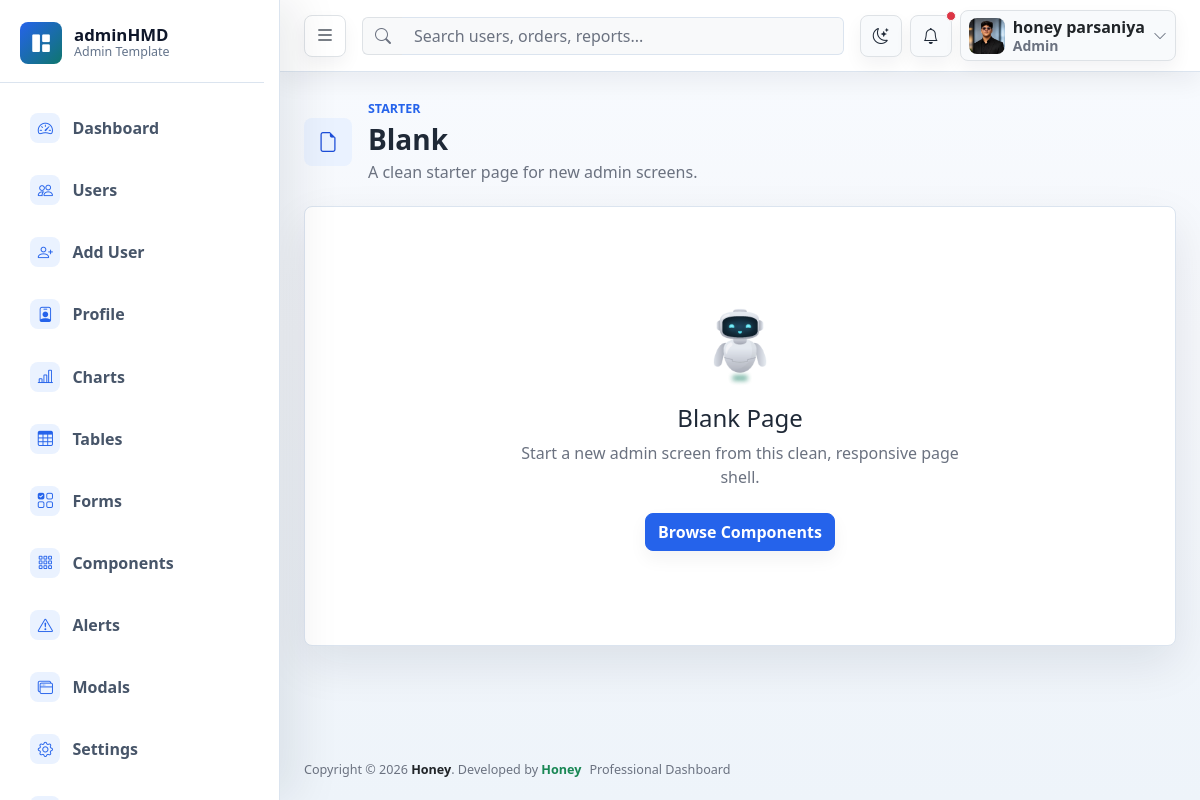
The app's page /dashboard/blank/ (signed in) with its own data.
### users/models.py (models this page shows, shortened)
class User(AbstractUser):
    ROLE_CHOICES = (
        ("user", "User"),
        ("admin", "Admin"),
    )
    role = models.CharField(
        max_length=10,
        choices=ROLE_CHOICES,
        default="user"
    )
    contact_number = models.CharField(
        max_length=15,
        blank=True
    )
    read_terms_and_conditions = models.BooleanField(
        default=False
    )
    image = models.ImageField(
        upload_to="users-profile/",
        blank=True,
        null=True
    )

### dashboard/views.py (the view)
# urls.py: path("blank/", BlankView.as_view(), name="blank"),
class BlankView(TemplateView):
    template_name = "dashboard/blank.html"

### template/dashboard/blank.html
{% extends "dashboard/base.html" %}
{% load static %}
{% block content %}
      <main class="dashboard-content">
        <div class="container-fluid px-3 px-lg-4 py-4">
          <div class="page-heading">
            <div class="page-heading-copy">
              <span class="page-icon"><i class="bi bi-file-earmark" aria-hidden="true"></i></span>
              <div>
                <p class="eyebrow mb-1">Starter</p>
                <h1 class="h3 mb-1">Blank</h1>
                <p class="text-muted mb-0">A clean starter page for new admin screens.</p>
              </div>
            </div>
          </div>
          <section class="panel blank-panel">
            <div class="blank-state">
              <img class="blank-visual" src=".{% static 'Dashboard/assets/images/png/dasher-ai.png' %}" alt="adminHMD assistant visual">
              <h2 class="h4 mb-2">Blank Page</h2>
              <p class="text-muted mb-4">Start a new admin screen from this clean, responsive page shell.</p>
              <a class="btn btn-primary" href="{% url 'components' %}><i class="bi bi-grid-3x3-gap" aria-hidden="true"></i> Browse Components</a>
            </div>
          </section>
        </div>
      </main>
     {% endblock content %}

### template/dashboard/Header.html (shortened to what this page needs)
{% load static %}
<nav class="navbar navbar-expand-lg admin-navbar bg-white sticky-top">
    <div class="container-fluid px-3 px-lg-4">
        <button
            class="btn btn-light border sidebar-toggle flex-shrink-0"
            type="button"
            data-sidebar-toggle
            aria-controls="adminSidebar"
            aria-expanded="true"
            aria-label="Toggle sidebar"
        >
            <i class="bi bi-list fs-5"></i>
        </button>
        <form
            class="d-none d-md-flex flex-grow-1 mx-3"
            role="search"
        >
            <div class="input-group">
                <span class="input-group-text bg-light border-end-0">
                    <i class="bi bi-search text-muted"></i>
                </span>
                <input
                    type="search"
                    class="form-control bg-light border-start-0"
                    placeholder="Search users, orders, reports..."
                    aria-label="Search"
                >
            </div>
        </form>
        <div class="d-flex align-items-center gap-2 ms-auto">
            <button
                class="btn btn-light border rounded-3 d-flex align-items-center justify-content-center"
                type="button"
                data-theme-toggle
                aria-label="Switch color theme"
                title="Switch color theme"
                style="width:42px;height:42px;"
            >
                <i
                    class="bi bi-moon-stars"
                    data-theme-icon
                    aria-hidden="true"
                ></i>
            </button>
            <div class="dropdown">
                <button
                    class="btn btn-light border rounded-3 position-relative d-flex align-items-center justify-content-center"
                    type="button"
                    data-bs-toggle="dropdown"
                    aria-expanded="false"
                    aria-label="Notifications"
                    title="Notifications"
                    style="width:42px;height:42px;"
                >
                    <i class="bi bi-bell"></i>
                    <span
                        class="position-absolute top-0 start-100 translate-middle p-1 bg-danger border border-light rounded-circle"
                    ></span>
                </button>
            </div>
            {% if request.user.is_authenticated and request.user.role == "admin" %}
            <div class="dropdown">
                <button
                    class="btn btn-light border rounded-3 d-flex align-items-center gap-2 px-2"
                    type="button"
                    data-bs-toggle="dropdown"
                    aria-expanded="false"
                    aria-label="Open admin profile menu"
                >
                    {% if request.user.image %}
                        <img
                            src="{{ request.user.image.url }}"
                            alt="{{ request.user.username }}"
                            class="rounded-3"
                            width="36"
                            height="36"
                            style="object-fit:cover;"
                        >
                    {% endif %}
                    <span class="d-none d-lg-flex flex-column text-start lh-sm">
                        <span class="fw-semibold text-dark">
                            {% if request.user.first_name or request.user.last_name %}
                                {{ request.user.first_name }}
                                {{ request.user.last_name }}
                            {% else %}
                                {{ request.user.username }}
                            {% endif %}
                        </span>
                        <small class="text-muted">
                            Admin
                        </small>
                    </span>
                    <i class="bi bi-chevron-down small text-muted"></i>
                </button>
            </div>
            {% endif %}
        </div>
    </div>
</nav>

### static/dashboard/assets/css/style.css (style rules this page uses)
:root { --sidebar-width: 280px; --sidebar-mini-width: 84px; --admin-bg: #f5f7fb; --admin-surface: #ffffff; --admin-surface-soft: #f8fafc; --admin-border: #dbe4ef; --admin-text: #1f2937; --admin-muted: #6b7280; --admin-primary: #2563eb; --admin-primary-dark: #1d4ed8; --admin-success: #0f766e; --admin-warning: #d97706; --admin-danger: #dc2626; --admin-sidebar: #111827; --admin-sidebar-soft: #1f2937; --admin-shadow-sm: 0 10px 24px rgba(15, 23, 42, 0.06); --admin-shadow: 0 18px 46px rgba(15, 23, 42, 0.09); --admin-shadow-lg: 0 26px 70px rgba(15, 23, 42, 0.12); --admin-ring: 0 0 0 4px rgba(37, 99, 235, 0.12); }
* { box-sizing: border-box; }
html { min-height: 100%; }
body { min-height: 100vh; margin: 0; background: linear-gradient(180deg, #f8fbff 0%, var(--admin-bg) 42%, #eef4fa 100%); color: var(--admin-text); font-family: "Segoe UI", Arial, sans-serif; }
a { text-decoration: none; }
.admin-navbar { position: sticky; top: 0; z-index: 1020; min-height: 72px; border-bottom: 1px solid var(--admin-border); box-shadow: var(--admin-shadow-sm); }
.admin-navbar.bg-white { background-color: rgba(255, 255, 255, 0.94) !important; backdrop-filter: blur(14px); }
.sidebar-toggle { width: 42px; height: 42px; display: inline-grid; place-items: center; gap: 4px; padding: 9px; border: 1px solid var(--admin-border); border-radius: 8px; background: #ffffff; box-shadow: 0 8px 18px rgba(15, 23, 42, 0.05); transition: border-color 0.16s ease, background 0.16s ease, box-shadow 0.16s ease; }
.dashboard-content { min-height: calc(100vh - 132px); }
.dashboard-content > .container-fluid { padding-top: 1.75rem !important; padding-bottom: 1.75rem !important; }
.page-heading, .panel-header, .metric-top { display: flex; align-items: center; justify-content: space-between; gap: 1rem; }
.page-heading { margin-bottom: 1.35rem; }
.page-heading h1 { font-weight: 800; letter-spacing: 0; }
.eyebrow { color: var(--admin-primary); font-size: 0.78rem; font-weight: 800; text-transform: uppercase; }
.btn { border-radius: 8px; font-weight: 700; box-shadow: 0 8px 18px rgba(15, 23, 42, 0.05); transition: border-color 0.16s ease, background 0.16s ease, box-shadow 0.16s ease, transform 0.16s ease; }
.btn-primary { border-color: var(--admin-primary); background: var(--admin-primary); }
.metric-card, .panel { border: 1px solid var(--admin-border); border-radius: 8px; background: var(--admin-surface); box-shadow: var(--admin-shadow); }
.panel { padding: 1.35rem; transition: border-color 0.18s ease, box-shadow 0.18s ease; }
.blank-panel { min-height: 440px; display: grid; place-items: center; text-align: center; }
.blank-state { max-width: 440px; display: grid; justify-items: center; }
.blank-visual { width: 88px; height: 88px; object-fit: contain; margin-bottom: 0.9rem; }
.admin-navbar.bg-white, .sidebar-toggle, .icon-button, .profile-button { background-color: var(--admin-surface) !important; color: var(--admin-text); }
.page-heading-copy { display: flex; align-items: center; justify-content: flex-start; gap: 1rem; min-width: 0; }
.page-icon, .section-title i { display: inline-grid; place-items: center; flex: 0 0 auto; border-radius: 8px; background: #eaf2ff; color: var(--admin-primary-dark); }
.page-icon { width: 48px; height: 48px; font-size: 1.25rem; }
.btn { display: inline-flex; align-items: center; justify-content: center; gap: 0.4rem; }
.btn-light { border-color: var(--admin-border); background: var(--admin-surface-soft); color: var(--admin-text); }
.form-control, .form-select { border-color: var(--admin-border); background-color: var(--admin-surface); color: var(--admin-text); }
.form-control::placeholder { color: var(--admin-muted); }
.text-muted { color: var(--admin-muted) !important; }
html[data-theme="light"] { color-scheme: light; }
body, .admin-navbar, .admin-sidebar, .admin-main, .metric-card, .panel, .auth-card, .error-card, .dropdown-menu, .modal-content, .form-control, .form-select { transition: background-color 0.18s ease, border-color 0.18s ease, color 0.18s ease, box-shadow 0.18s ease; }
html:not([data-theme="dark"]) { --admin-sidebar: #ffffff; --admin-sidebar-soft: #eef4ff; --admin-sidebar-border: #dbe4ef; --admin-sidebar-text: #475569; --admin-sidebar-text-strong: #0f172a; --admin-sidebar-muted: #64748b; --admin-sidebar-icon-bg: #eaf2ff; --admin-sidebar-icon: #2563eb; --admin-sidebar-shadow: 18px 0 42px rgba(15, 23, 42, 0.08); }

### records on screen
User: user.image (picture), user.first_name "honey", user.last_name "parsaniya"
